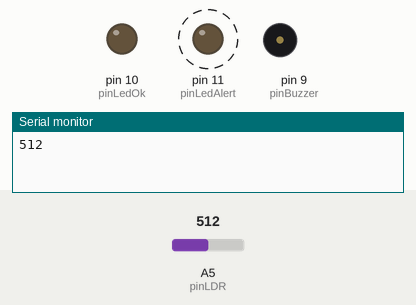
Simulated run of this sketch. Board: Arduino Uno, built with avr-gcc and run on an emulated ATmega328P. On the bench: output pins drawn as LEDs (lit = HIGH), buzzer (waves = sounding), the last lines printed to the serial monitor. Dashed ring = blinking. The inputs (shaded band) are chosen by the test bench; at power-on: A5 (pinLDR) = 512.

Above: at 2.2 s.
2.3 s: A5 (pinLDR) set to 1006
At 3.9 s:
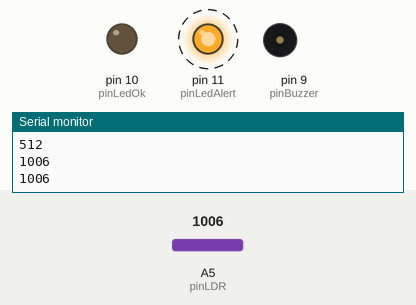
5.8 s: A5 (pinLDR) set to 1023
At 6.7 s:
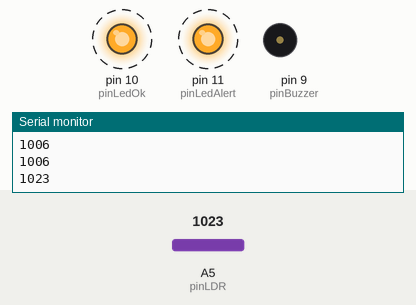
10.6 s: A5 (pinLDR) set to 900
At 12.0 s:
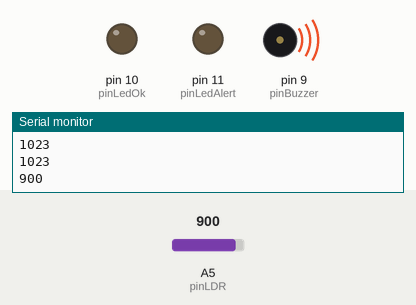
Timing chart, 0 to 20.1 s (numbered marks = the images above; inputs shaded):
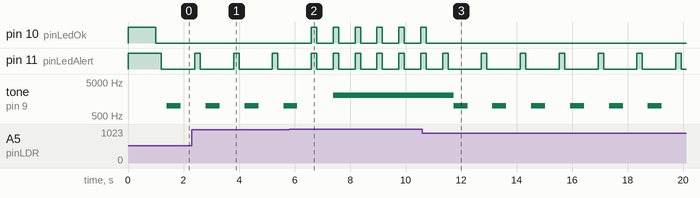

Measured:
- the behaviour switches between 1022 and 1023 on A5 (pinLDR) (found by bisection; images 1 and 2)
- after the input at 5.8 s, pin 10 (pinLedOk): alternates HIGH for 0.20 s and LOW for 0.59 s, starting after 0.80 s; pin 11 (pinLedAlert): alternates HIGH for 0.20 s and LOW for 0.59 s, starting after 1.6 s
- after the input at 10.6 s, pin 10 (pinLedOk): goes on until 10.7 s, then stays LOW
- by itself, pin 11 (pinLedAlert): alternates HIGH for 0.20 s and LOW for 1.2 s
- by itself, tone on pin 9 (pinBuzzer): alternates 1000 Hz for 0.50 s and silent for 0.90 s

The sketch:

darkBuzzerLedLDR.ino
```cpp
//Esquema simples para mexer com Led, Buzzer e o LDR.
//O funcionamento básico é informar por meio de som e luz
//que a escuridão esta chegando (Analogic Max Value). Quando
//a escuridão chega uma sirene soa (Buzzer) e as luzes piscam
//sem parar, nesse caso os dois leds. Entretanto quand a escuridão
//esta se aproximando o Buzzer bipa apenas e um único Led pisca (LedAlert).
//Hardware squetch on darkBuzzerLedLDR_HardwareSquetch.jpg in same folder of code

int pinBuzzer = 9;
int pinLedOk = 10;
int pinLedAlert = 11;
int pinLDR = 5; // Analogic pin

void setup() {
  // put your setup code here, to run once:
  pinMode(pinLedOk, OUTPUT);
  pinMode(pinLedAlert, OUTPUT);

  // para verificar os valores do LDR
  Serial.begin(9600);
  setupDone();
}

void loop() {
  // put your main code here, to run repeatedly:
  int valueLDR = analogRead(pinLDR);
  Serial.println(valueLDR);

  if (valueLDR >= 30 && valueLDR <= 1022) { // Analogic pin max value 1023
    // dark is coming hehehe
    ledBlinkingNotDark();
    buzzerBippingNotDark();
  } else if (valueLDR >= 1023) {
    // dark arrived :(
    ledBlinkingConstantlyDark();
    buzzerBippingDarkArrived();
  }
}

void setupDone() {
  // pisca os leds para indicar que o setup foi iniciado
  // e o programa está carregado pronto para iniciar.
  digitalWrite(pinLedOk, HIGH);
  digitalWrite(pinLedAlert, HIGH);
  delay(1000);
  digitalWrite(pinLedOk, LOW);
  digitalWrite(pinLedAlert, LOW);
}

void ledBlinkingNotDark() {
  // pisca apenas o Led de Alerta para informar que esta
  // chegando perto do limite (escuridão).
  digitalWrite(pinLedAlert, HIGH);
  delay(200);
  digitalWrite(pinLedAlert, LOW);
  delay(200);
}

void buzzerBippingNotDark() {
  // bipa o Buzzer para informar que esta
  // chegando perto do limite (escuridão).
  tone(pinBuzzer, 1000);
  delay(500);
  noTone(pinBuzzer);
  delay(500);
}

void ledBlinkingConstantlyDark() {
  // pisca os dois leds para informar que o
  // limite chegou
  digitalWrite(pinLedAlert, HIGH);
  digitalWrite(pinLedOk, HIGH);
  delay(200);
  digitalWrite(pinLedAlert, LOW);
  digitalWrite(pinLedOk, LOW);
  delay(200);
}

void buzzerBippingDarkArrived() {
  // Sirene de alerta, para informar a escuridão total
  float sinValue;
  int toneValue;

  // See code: https://github.com/tpiva/Arduino-Project/tree/master/Arduino/ProjetoBuzzerMelody Same as below.
  for (int x = 0; x < 180; x++) { // utilizamos até 179 para evitar valores negativos na função SIN -> Seno
    sinValue = (sin(x * (3.1416 / 180))); // Função seno requer valor em Radianos, por isso do PI / 180
    toneValue = 2000 + (int(sinValue * 1000)); // cast para int e soma 2000 + ValorX1000 para gerar uma valor adequado para a frequencia
    tone(pinBuzzer, toneValue); // produz o som no Pino 7 com uma frequencia -> toneVal
    delay(2);
  }
}
```
